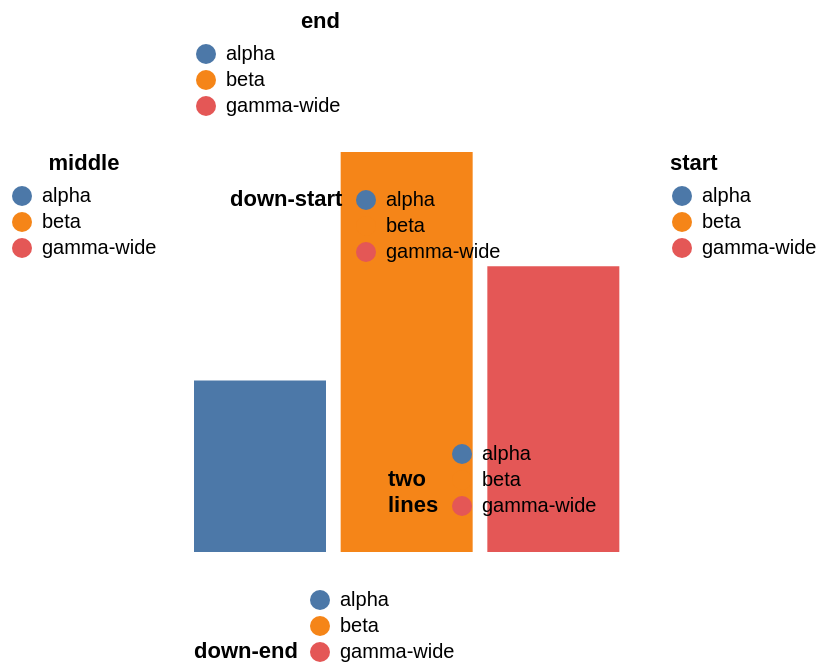

Vega-Lite specification stored for this chart:
### Vega specification from a JSON file in a GitHub repository (floating-point values rounded to 4 significant figures)
{"$schema": "https://vega.github.io/schema/vega/v6.json", "description": "titleAnchor slides a legend's title along the entries it labels. A title above them runs along their width and takes its alignment from the anchor, so 'end' meets their right edge; a title on their left runs down their height and takes its baseline from the anchor instead, and a two-line one is anchored by its last line.", "width": 220, "height": 200, "padding": 5, "background": "white", "data": [{"name": "t", "values": [{"c": "alpha", "v": 3}, {"c": "beta", "v": 7}, {"c": "gamma-wide", "v": 5}]}], "scales": [{"name": "x", "type": "band", "domain": {"data": "t", "field": "c"}, "range": "width"}, {"name": "y", "type": "linear", "domain": {"data": "t", "field": "v"}, "range": "height"}, {"name": "colour", "type": "ordinal", "domain": {"data": "t", "field": "c"}, "range": "category"}], "legends": [{"fill": "colour", "title": "start", "orient": "right", "titleAnchor": "start"}, {"fill": "colour", "title": "middle", "orient": "left", "titleAnchor": "middle"}, {"fill": "colour", "title": "end", "orient": "top", "titleAnchor": "end"}, {"fill": "colour", "title": "down-end", "orient": "bottom", "titleOrient": "left", "titleAnchor": "end"}, {"fill": "colour", "title": "down-start", "orient": "top-left", "titleOrient": "left", "titleAnchor": "start"}, {"fill": "colour", "title": ["two", "lines"], "orient": "bottom-right", "titleOrient": "left", "titleAnchor": "end"}], "marks": [{"type": "rect", "from": {"data": "t"}, "encode": {"enter": {"x": {"scale": "x", "field": "c"}, "width": {"scale": "x", "band": 0.9}, "y": {"scale": "y", "field": "v"}, "y2": {"scale": "y", "value": 0}, "fill": {"scale": "colour", "field": "c"}}}}]}
